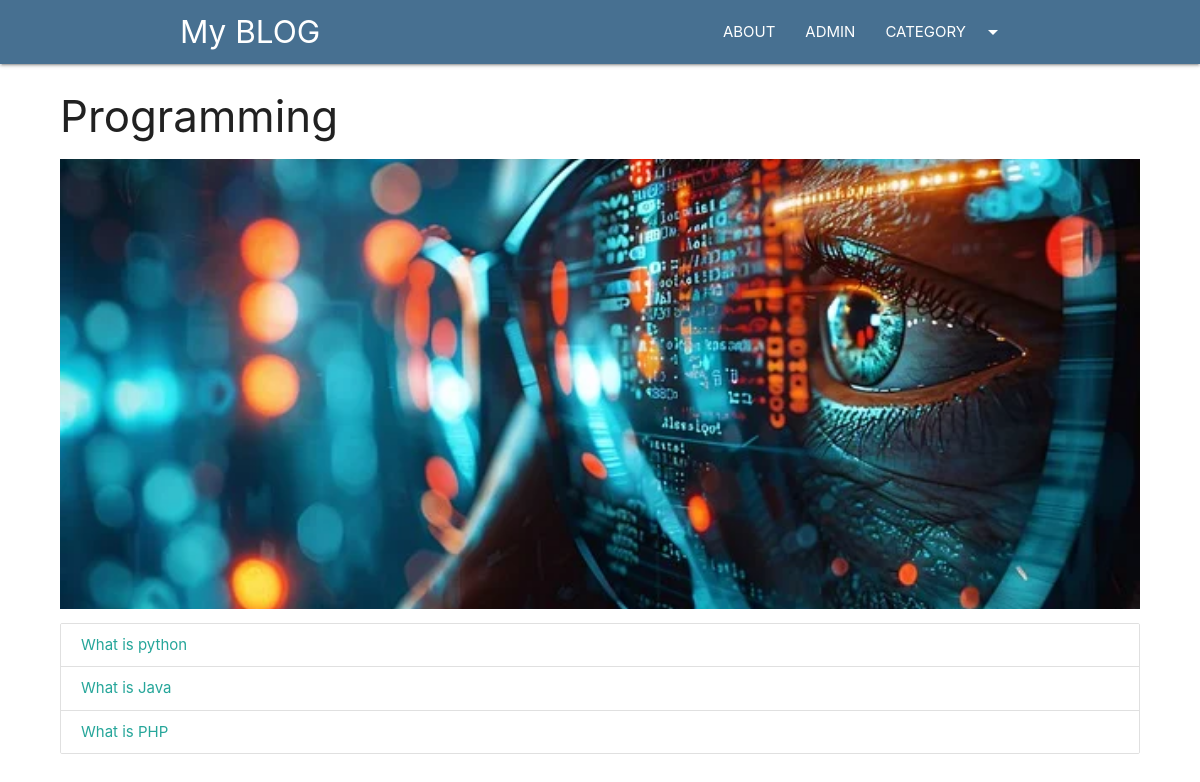
/category/programing, run on the app's committed database.
### blog/models.py (models this page shows, shortened)
class Category(models.Model):
    cat_id=models.AutoField(primary_key=True)
    title=models.CharField(max_length=100)
    descripation=models.TextField()
    url=models.CharField(max_length=100)
    image=models.ImageField(upload_to='category/')
    add_date=models.DateTimeField(auto_now_add=True,null=True)

class Post(models.Model):
    post_id=models.AutoField(primary_key=True)
    title=models.CharField( max_length=200)
    content=models.TextField()
    url=models.CharField( max_length=100)
    cate=models.ForeignKey(Category, on_delete=models.CASCADE)
    image=models.ImageField(upload_to='post/')

### blog/views.py (the view)
# urls.py: path('category/<slug:url>',category,name='category-detail')
def category(request,url):
    cate=Category.objects.get(url=url)
    post=Post.objects.filter(cate=cate)
    return render(request,"category.html",{'cate':cate,'post':post})

### templates/category.html (shortened to what this page needs)
{% extends "base.html" %}  {% block content %}
<div class="container-custom">
  <h3>{{cate.title}}</h3>
  <div class="img-container">
    <img
      src="/media/{{cate.image}}"
      class="responsive-img"
      alt=""
      style="max-height: 450px; width: 100%; object-fit: cover"
    />
  </div>
  <div class="collection">
    {% for p in post %}
    <a href="/blog/{{p.url}}" class="collection-item">{{p.title}}</a>
    {% empty%}
    <h4 style="text-align: center">No post in this catgeroy</h4>
    {% endfor %}
  </div>
</div>
{% endblock %}

### blog/static/cs/style.css (style rules this page uses)
.container-custom { width:90% !important; margin: auto; }

### data on the page
Category: title "Programming", image (picture)
Post: title "What is python"
Post: title "What is Java"
Post: title "What is PHP"
